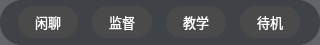
<?xml version="1.0" encoding="UTF-8"?>
<ui version="4.0">
 <class>ModeForm</class>
 <widget class="QWidget" name="ModeForm">
  <property name="geometry">
   <rect>
    <x>0</x>
    <y>0</y>
    <width>320</width>
    <height>45</height>
   </rect>
  </property>
  <property name="minimumSize">
   <size>
    <width>320</width>
    <height>45</height>
   </size>
  </property>
  <property name="maximumSize">
   <size>
    <width>320</width>
    <height>45</height>
   </size>
  </property>
  <property name="windowTitle">
   <string>Form</string>
  </property>
  <property name="styleSheet">
   <string notr="true">QWidget#ModeForm
{
background: rgba(54, 57, 63, 200);
border-radius: 22px;
}</string>
  </property>
  <layout class="QHBoxLayout" name="horizontalLayout">
   <property name="spacing">
    <number>8</number>
   </property>
   <property name="leftMargin">
    <number>12</number>
   </property>
   <property name="topMargin">
    <number>6</number>
   </property>
   <property name="rightMargin">
    <number>12</number>
   </property>
   <property name="bottomMargin">
    <number>6</number>
   </property>
   <item>
    <widget class="QPushButton" name="chatBtn">
     <property name="minimumSize">
      <size>
       <width>60</width>
       <height>32</height>
      </size>
     </property>
     <property name="maximumSize">
      <size>
       <width>60</width>
       <height>32</height>
      </size>
     </property>
     <property name="styleSheet">
      <string notr="true">QPushButton
{
	background: #4a4a4a;
	color: white;
	border: none;
	border-radius: 16px;
	font-size: 13px;
}

QPushButton:hover
{
	background: #5a5a5a;
}

QPushButton:checked
{
	background: #0078d4;
}</string>
     </property>
     <property name="text">
      <string>闲聊</string>
     </property>
     <property name="checkable">
      <bool>true</bool>
     </property>
    </widget>
   </item>
   <item>
    <widget class="QPushButton" name="superviseBtn">
     <property name="minimumSize">
      <size>
       <width>60</width>
       <height>32</height>
      </size>
     </property>
     <property name="maximumSize">
      <size>
       <width>60</width>
       <height>32</height>
      </size>
     </property>
     <property name="styleSheet">
      <string notr="true">QPushButton
{
	background: #4a4a4a;
	color: white;
	border: none;
	border-radius: 16px;
	font-size: 13px;
}

QPushButton:hover
{
	background: #5a5a5a;
}

QPushButton:checked
{
	background: #0078d4;
}</string>
     </property>
     <property name="text">
      <string>监督</string>
     </property>
     <property name="checkable">
      <bool>true</bool>
     </property>
    </widget>
   </item>
   <item>
    <widget class="QPushButton" name="teachBtn">
     <property name="minimumSize">
      <size>
       <width>60</width>
       <height>32</height>
      </size>
     </property>
     <property name="maximumSize">
      <size>
       <width>60</width>
       <height>32</height>
      </size>
     </property>
     <property name="styleSheet">
      <string notr="true">QPushButton
{
	background: #4a4a4a;
	color: white;
	border: none;
	border-radius: 16px;
	font-size: 13px;
}

QPushButton:hover
{
	background: #5a5a5a;
}

QPushButton:checked
{
	background: #0078d4;
}</string>
     </property>
     <property name="text">
      <string>教学</string>
     </property>
     <property name="checkable">
      <bool>true</bool>
     </property>
    </widget>
   </item>
   <item>
    <widget class="QPushButton" name="standbyBtn">
     <property name="minimumSize">
      <size>
       <width>60</width>
       <height>32</height>
      </size>
     </property>
     <property name="maximumSize">
      <size>
       <width>60</width>
       <height>32</height>
      </size>
     </property>
     <property name="styleSheet">
      <string notr="true">QPushButton
{
	background: #4a4a4a;
	color: white;
	border: none;
	border-radius: 16px;
	font-size: 13px;
}

QPushButton:hover
{
	background: #5a5a5a;
}

QPushButton:checked
{
	background: #0078d4;
}</string>
     </property>
     <property name="text">
      <string>待机</string>
     </property>
     <property name="checkable">
      <bool>true</bool>
     </property>
    </widget>
   </item>
  </layout>
 </widget>
 <connections/>
</ui>
